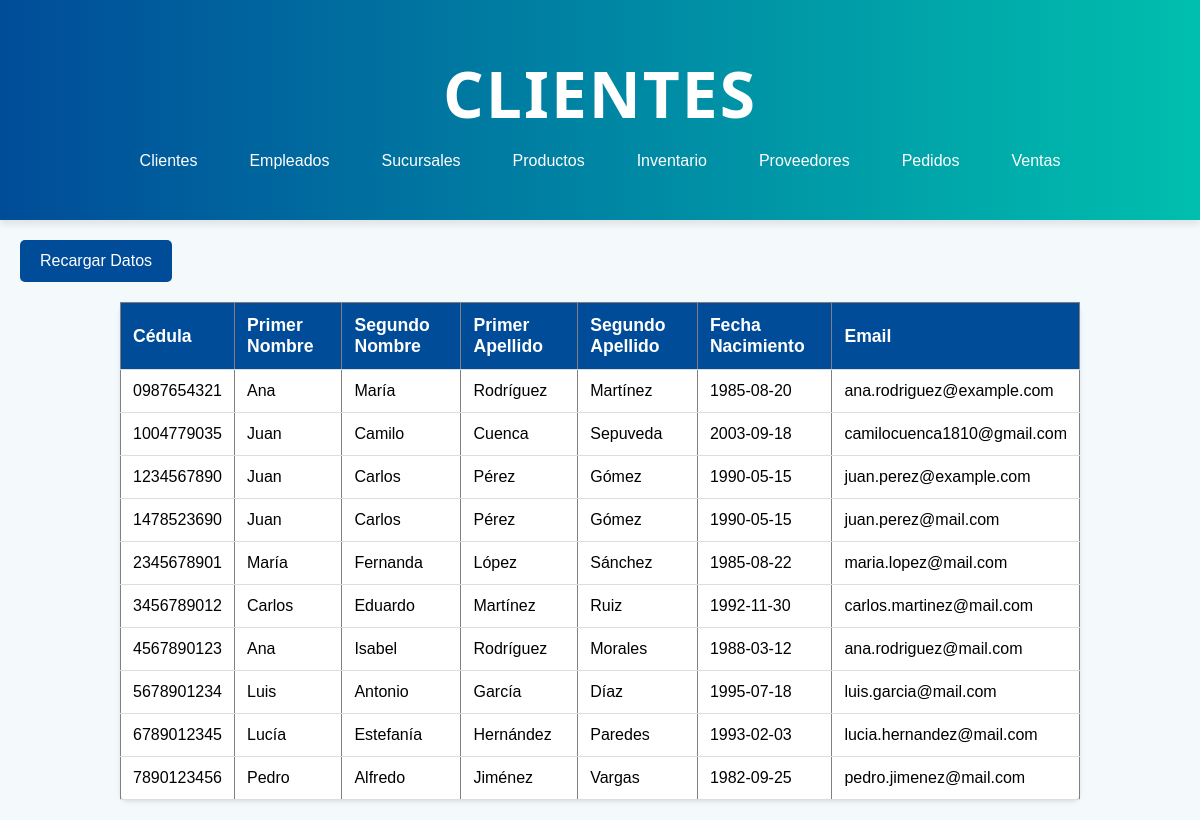
The app's page /cliente.php with its own data.
### tables this page shows
CREATE TABLE `cliente` (
  `cedula` varchar(20) NOT NULL,
  `primernombre` varchar(100) NOT NULL,
  `segundonombre` varchar(100) DEFAULT NULL,
  `primerApellido` varchar(100) NOT NULL,
  `segundoApellido` varchar(100) DEFAULT NULL,
  `fechaNacimiento` date DEFAULT NULL,
  `direccion` varchar(255) DEFAULT NULL,
  `email` varchar(100) DEFAULT NULL,
  `contrasena` varchar(100) DEFAULT NULL
);

### cliente.php (the view, shortened to what this page needs)
<?php
include('conexion.php');
$sql = "SELECT cedula, primernombre, segundonombre, primerapellido, segundoapellido, fechanacimiento, email FROM cliente";
$result = $conn->query($sql);
if ($result->num_rows > 0) {
    $clientes = [];
    while($row = $result->fetch_assoc()) {
        $clientes[] = $row;
    }
} else {
    $clientes = [];
}
?>
<!DOCTYPE html>
<html lang="es">
<head>
    <link rel="stylesheet" href="css/stylesListas.css">
</head>
<body>
    <header>
        <h1>Clientes</h1>
        <nav>
            <ul>
                <li><a href="cliente.php">Clientes</a></li>
                <li><a href="empleado.php">Empleados</a></li>
                <li><a href="sucursal.php">Sucursales</a></li>
                <li><a href="producto.php">Productos</a></li>
                <li><a href="inventario.php">Inventario</a></li>
                <li><a href="proveedor.php">Proveedores</a></li>
                <li><a href="pedido.php">Pedidos</a></li>
                <li><a href="venta.php">Ventas</a></li>
            </ul>
        </nav>
    </header>
    <button onclick="recargarDatos()">Recargar Datos</button>
    <table border="1">
        <thead>
            <tr>
                <th>Cédula</th>
                <th>Primer Nombre</th>
                <th>Segundo Nombre</th>
                <th>Primer Apellido</th>
                <th>Segundo Apellido</th>
                <th>Fecha Nacimiento</th>
                <th>Email</th>
            </tr>
        </thead>
        <tbody id="datosCliente">
            <?php
            if (count($clientes) > 0) {
                foreach ($clientes as $cliente) {
                    echo "<tr>";
                    echo "<td>" . $cliente['cedula'] . "</td>";
                    echo "<td>" . $cliente['primernombre'] . "</td>";
                    echo "<td>" . $cliente['segundonombre'] . "</td>";
                    echo "<td>" . $cliente['primerapellido'] . "</td>";
                    echo "<td>" . $cliente['segundoapellido'] . "</td>";
                    echo "<td>" . $cliente['fechanacimiento'] . "</td>";
                    echo "<td>" . $cliente['email'] . "</td>";
                    echo "</tr>";
                }
            } else {
                echo "<tr><td colspan='7'>No se encontraron clientes.</td></tr>";
            }
            ?>
        </tbody>
    </table>
</body>
</html>

### css/stylesListas.css (style rules this page uses)
* { box-sizing: border-box; margin: 0; padding: 0; }
body { font-family: Arial, sans-serif; background-color: #f4f9fb; }
header { background: linear-gradient(to right, #004c99, #00bfae); color: white; text-align: center; padding: 50px 20px; box-shadow: 0 4px 8px rgba(0, 0, 0, 0.1); }
header h1 { font-size: 4em; font-family: 'Segoe UI', Tahoma, Geneva, Verdana, sans-serif; font-weight: 700; margin-bottom: 15px; letter-spacing: 2px; text-transform: uppercase; }
nav ul { display: flex; justify-content: center; list-style: none; }
nav ul li { margin: 0 10px; }
nav ul li a { color: #fff; text-decoration: none; padding: 0.5rem 1rem; border-radius: 5px; transition: background-color 0.3s ease; }
table { width: 80%; margin: 20px auto; border-collapse: collapse; background-color: white; box-shadow: 0 2px 4px rgba(0, 0, 0, 0.1); border-radius: 8px; }
th, td { padding: 12px; text-align: left; border-bottom: 1px solid #ddd; }
th { background-color: #004c99; color: white; font-size: 1.1em; }
button { background-color: #004c99; color: white; padding: 12px 20px; border: none; border-radius: 5px; font-size: 1em; cursor: pointer; transition: background-color 0.3s ease; margin-top: 20px; margin-left: 20px; }

### records on screen
cliente: cedula "0987654321", primernombre "Ana", segundonombre "María", primerApellido "Rodríguez", segundoApellido "Martínez", fechaNacimiento "1985-08-20", email "ana.rodriguez@example.com"
cliente: cedula "1004779035", primernombre "Juan", segundonombre "Camilo", primerApellido "Cuenca", segundoApellido "Sepuveda", fechaNacimiento "2003-09-18", email "camilocuenca1810@gmail.com"
cliente: cedula "1234567890", primernombre "Juan", segundonombre "Carlos", primerApellido "Pérez", segundoApellido "Gómez", fechaNacimiento "1990-05-15", email "juan.perez@example.com"
cliente: cedula "1478523690", primernombre "Juan", segundonombre "Carlos", primerApellido "Pérez", segundoApellido "Gómez", fechaNacimiento "1990-05-15", email "juan.perez@mail.com"
cliente: cedula "2345678901", primernombre "María", segundonombre "Fernanda", primerApellido "López", segundoApellido "Sánchez", fechaNacimiento "1985-08-22", email "maria.lopez@mail.com"
cliente: cedula "3456789012", primernombre "Carlos", segundonombre "Eduardo", primerApellido "Martínez", segundoApellido "Ruiz", fechaNacimiento "1992-11-30", email "carlos.martinez@mail.com"
cliente: cedula "4567890123", primernombre "Ana", segundonombre "Isabel", primerApellido "Rodríguez", segundoApellido "Morales", fechaNacimiento "1988-03-12", email "ana.rodriguez@mail.com"
cliente: cedula "5678901234", primernombre "Luis", segundonombre "Antonio", primerApellido "García", segundoApellido "Díaz", fechaNacimiento "1995-07-18", email "luis.garcia@mail.com"
cliente: cedula "6789012345", primernombre "Lucía", segundonombre "Estefanía", primerApellido "Hernández", segundoApellido "Paredes", fechaNacimiento "1993-02-03", email "lucia.hernandez@mail.com"
cliente: cedula "7890123456", primernombre "Pedro", segundonombre "Alfredo", primerApellido "Jiménez", segundoApellido "Vargas", fechaNacimiento "1982-09-25", email "pedro.jimenez@mail.com"
